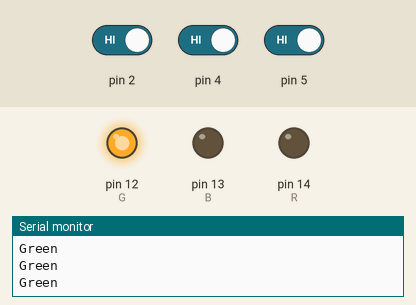
Bench run of a sketch on a simulated Arduino Uno, built with avr-gcc and run on an emulated ATmega328P. Shown: output pins drawn as LEDs (lit = HIGH), the last lines printed to the serial monitor. Dashed ring = blinking. Inputs (shaded band) come from the test bench; at power-on: pin 2 HIGH, pin 4 HIGH, pin 5 HIGH.

Above: at 1.8 s.
1.9 s: pin 2 driven LOW
At 2.4 s:
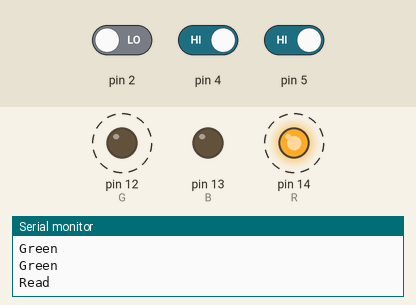
5.0 s: pin 4 driven LOW
At 5.9 s:
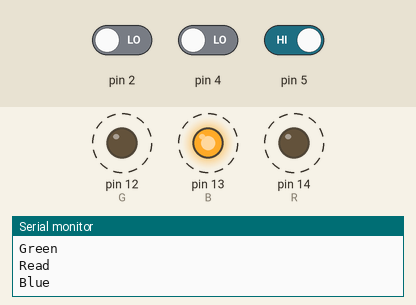
8.1 s: pin 5 driven LOW
At 8.9 s:
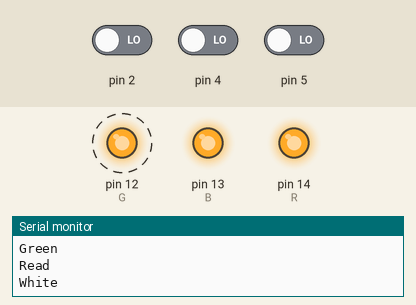
11.2 s: pin 5 driven HIGH
At 11.9 s:
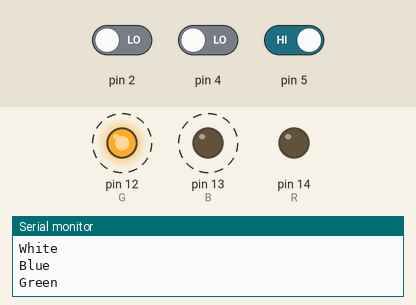
14.3 s: pin 2 driven HIGH
At 14.9 s:
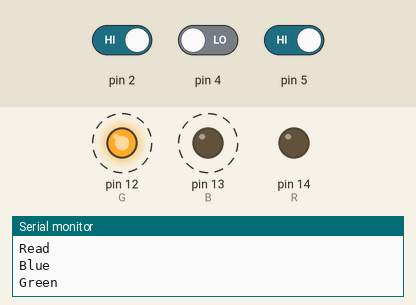
Timing chart, 0 to 18.4 s (numbered marks = the images above; inputs shaded):
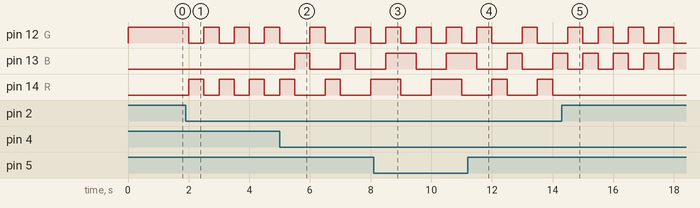

The sketch:

lab3-3.ino
```cpp
int R = 14;
int G = 12;
int B = 13;

void setup() {
  pinMode(R,OUTPUT);
  pinMode(G,OUTPUT);
  pinMode(B,OUTPUT);
  Serial.begin(9600);
  pinMode(5, INPUT);
  pinMode(4, INPUT);
  pinMode(0, INPUT);
  pinMode(2, INPUT);
}

void loop() {
  if(digitalRead(5) == LOW){
    digitalWrite(R,500);
    digitalWrite(G,500);
    digitalWrite(B,500);
    Serial.println("White");
    delay(500);
  }
  if(digitalRead(4) == LOW){
    digitalWrite(R,0);
    digitalWrite(G,0);
    digitalWrite(B,500);
    Serial.println("Blue");
    delay(500);
  }
  if(digitalRead(0) == LOW){
    digitalWrite(R,0);
    digitalWrite(G,500);
    digitalWrite(B,0);
    Serial.println("Green");
    delay(500);
  }
  if(digitalRead(2) == LOW){
    digitalWrite(R,500);
    digitalWrite(G,0);
    digitalWrite(B,0);
    Serial.println("Read");
    delay(500);
  }
}
```

Measured:
- after the input at 1.9 s, pin 12 (G), pin 14 (R): alternates HIGH for 0.50 s and LOW for 0.50 s, starting after 0.10 s
- after the input at 5.0 s, pin 12 (G): alternates HIGH for 0.50 s and LOW for 1.0 s, starting after 1.0 s; pin 13 (B): alternates HIGH for 0.50 s and LOW for 1.0 s, starting after 0.50 s; pin 14 (R): LOW → HIGH after 1.5 s, → LOW 0.50 s later, → HIGH 1.0 s later
- after the input at 8.1 s, pin 12 (G): alternates HIGH for 0.50 s and LOW for 0.50 s, starting after 0.40 s
- after the input at 11.2 s, pin 12 (G): LOW → HIGH after 1.8 s, → LOW 0.50 s later
- after the input at 14.3 s, pin 12 (G): alternates HIGH for 0.50 s and LOW for 0.50 s, starting after 1.2 s; pin 13 (B): alternates HIGH for 0.50 s and LOW for 0.50 s, starting after 0.70 s; pin 14 (R): stops changing and stays LOW
